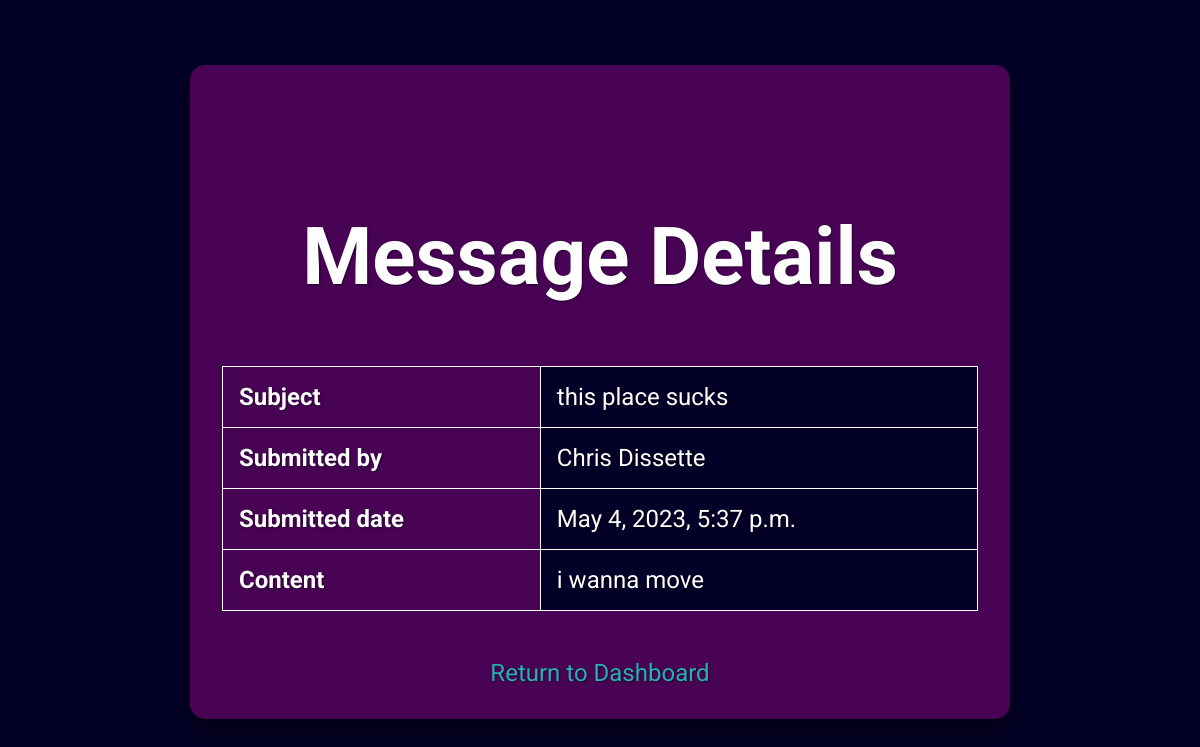
/message_details/1/, run on the app's committed database.
### tenant_portal_app/models.py (models this page shows)
class Message(models.Model):
    tenant = models.ForeignKey(Tenant, on_delete=models.CASCADE, related_name='messages')
    title = models.CharField(max_length=100)
    content = models.TextField()
    submitted_date = models.DateTimeField(auto_now_add=True)

class Tenant(models.Model):
    user = models.OneToOneField(CustomUser, on_delete=models.CASCADE)  # Updated
    landlord = models.ForeignKey(Landlord, on_delete=models.CASCADE)
    first_name = models.CharField(max_length=30)
    last_name = models.CharField(max_length=30)
    email = models.EmailField()
    phone_number = models.CharField(max_length=10)
    apartment_number = models.CharField(max_length=10)
    lease_pdf = models.FileField(upload_to='leases/')
    lease_start = models.DateField()
    lease_end = models.DateField()
    monthly_rent = models.DecimalField(max_digits=7, decimal_places=2)
    roommate = models.ForeignKey("self", null=True, blank=True, on_delete=models.SET_NULL)
    is_first_login = models.BooleanField(default=True)
    def __str__(self):
        return f'{self.first_name} {self.last_name}'

### tenant_portal_app/views.py (the view)
# urls.py: path('message_details/<int:message_id>/', views.message_details, name='message_details'),
def message_details(request, message_id):
    message = get_object_or_404(Message, pk=message_id)
    return render(request, 'message_details.html', {'message': message})

### tenant_portal_app/templates/message_details.html
{% extends 'base.html' %}
{% block content %}
<div class="maintenance-request-detail-container">
    <div class="maintenance-request-details">
        <h1>Message Details</h1>
        <table>
            <tr>
                <th>Subject</th>
                <td>{{ message.title }}</td>
            </tr>
            <tr>
                <th>Submitted by</th>
                <td>{{ message.tenant }}</td>
            </tr>
            <tr>
                <th>Submitted date</th>
                <td>{{ message.submitted_date|date:"F j, Y, P" }}</td>
            </tr>
            <tr>
                <th>Content</th>
                <td>{{ message.content }}</td>
            </tr>
        </table>
        <div class="button-link-group">
            <a href="{% url 'landlord_dashboard' %}">Return to Dashboard</a>
        </div>
    </div>
</div>
{% endblock %}

### tenant_portal_app/static/css/main.css (style rules this page uses)
:root { --background-color: #030027; --button-color: #28AFB0; --button-hover: #70ee9c; --button-link-color: #ffffff; --secondary-color: #480355; --text-color: #ffffff; --link-color: #28AFB0; --danger: #cc0000; --danger-hover: #cc0000; --danger-text: #ffffff; --table-text: #FEFFFE; }
body { font-family: 'Roboto', Arial, sans-serif; background-color: var(--background-color); color: var(--text-color); display: flex; height: 98vh; margin: 0; font-size: 1.5rem; text-shadow: 1px 1px 2px rgba(0, 0, 0, 0.5); }
h1 { font-size: 5rem; padding-bottom: 30px; padding-top: 60px; font-weight: 700; }
.maintenance-request-detail-container { display: flex; justify-content: center; align-items: center; flex-direction: column; width: 70%; margin: 0 auto; background-color: var(--background-color); border-radius: 15px; padding: 20px; box-shadow: 0 4px 6px rgba(0, 0, 0, 0.1), 0 1px 3px rgba(0, 0, 0, 0.08); }
.maintenance-request-details { background: var(--secondary-color); border-radius: 15px; backdrop-filter: blur(10px); box-shadow: 0 4px 6px rgba(0, 0, 0, 0.1), 0 1px 3px rgba(0, 0, 0, 0.2), 0 10px 20px rgba(0, 0, 0, 0.2), 0 20px 40px rgba(0, 0, 0, 0.3); padding: 2rem; max-width: 800px; width: 90%; }
.maintenance-request-details h1 { color: var(--text-color); text-align: center; margin-bottom: 2rem; }
.maintenance-request-details table { width: 100%; margin-bottom: 2rem; border-collapse: collapse; color: var(--table-text); }
.maintenance-request-details th, .maintenance-request-details td { border: 1px solid var(--table-text); padding: 1rem; text-align: left; }
.maintenance-request-details th { background-color: var(--secondary-color); color: var(--text-color); }
.maintenance-request-details td { background-color: var(--background-color); color: var(--text-color); }
.maintenance-request-details a { color: var(--link-color); text-decoration: none; display: inline-block; margin-top: 1rem; }
.button-link-group { text-align: center; }

### data on the page
Message: title "this place sucks", tenant "Chris Dissette", submitted_date "May 4, 2023, 5:37 p.m.", content "i wanna move"
